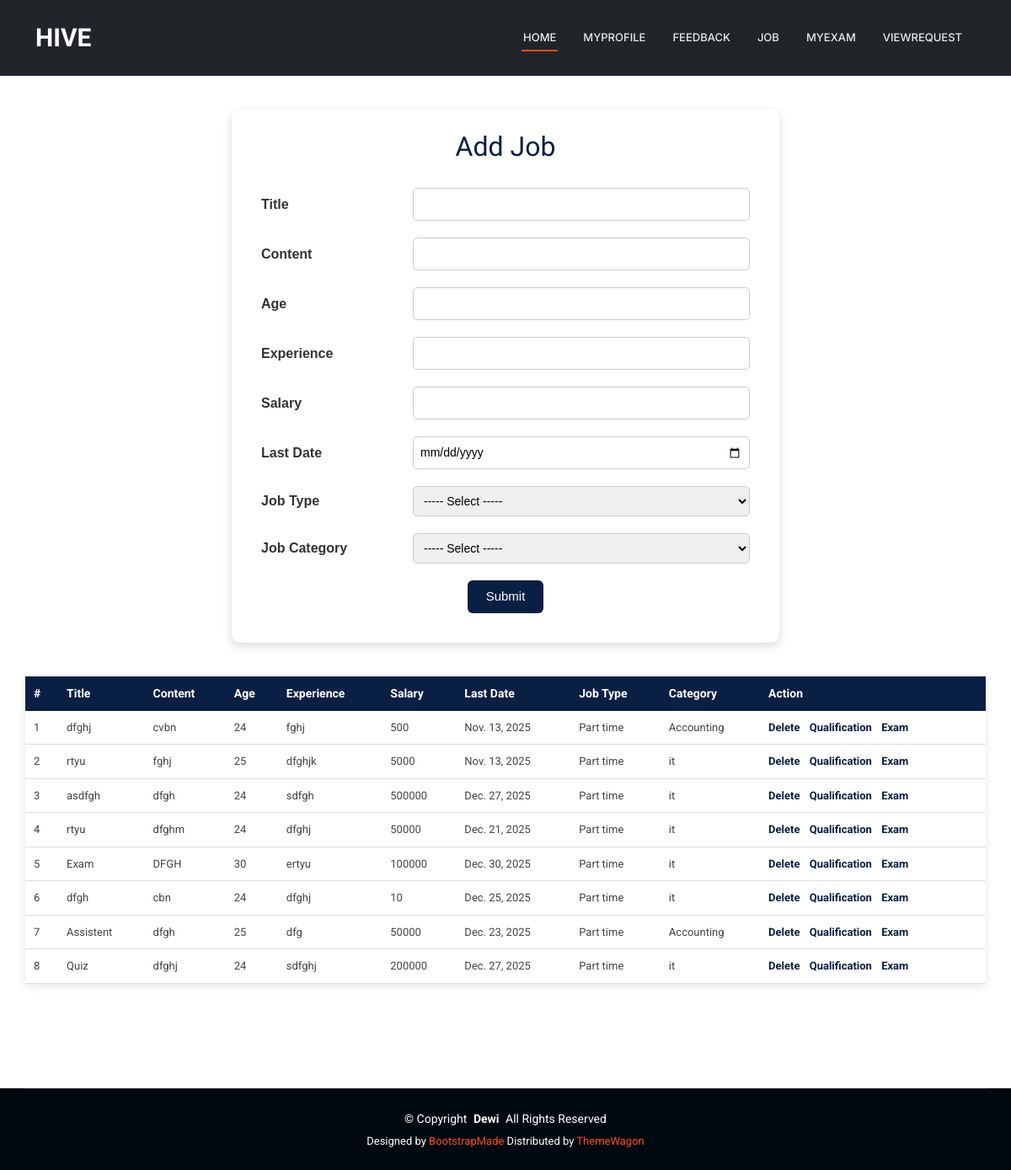
Screenshot of /JobProvider/Job/ (signed in) with the database file from the repository.
### JobProvider/models.py (models this page shows)
class tbl_job(models.Model):
    job_title=models.CharField(max_length=50)
    job_content=models.CharField(max_length=50)
    job_requriedage=models.CharField(max_length=50)
    job_experience=models.CharField(max_length=50)
    job_salary=models.CharField(max_length=50)
    job_lastdate=models.DateField()
    job_date=models.DateField(auto_now_add=True)
    job_status=models.IntegerField(default=0)
    jobprovider_id=models.ForeignKey(tbl_jobprovider,on_delete=models.CASCADE)
    jobcategory_id=models.ForeignKey(tbl_jobcategory,on_delete=models.CASCADE)
    jobtype_id=models.ForeignKey(tbl_jobtype,on_delete=models.CASCADE)

### Admin/models.py (models this page shows)
class tbl_jobtype(models.Model):
    jobtype_name=models.CharField(max_length=50)

class tbl_jobcategory(models.Model):
    jobcategory_name=models.CharField(max_length=50)

### JobProvider/views.py (the view)
# urls.py: path('Job/',views.Job,name="Job"),
def Job(request):
    jobdata = tbl_job.objects.all()
    jobtypedata = tbl_jobtype.objects.all()
    jobcategorydata = tbl_jobcategory.objects.all()
    jobproviderId = tbl_jobprovider.objects.get(id=request.session['jid'])
    if request.method == "POST":
        title=request.POST.get("txt_title")
        content=request.POST.get("txt_content")
        age=request.POST.get("txt_age")
        experience=request.POST.get("txt_experience")
        salary=request.POST.get("txt_salary")
        lastdate=request.POST.get("txt_date")
        jobtype = tbl_jobtype.objects.get(id=request.POST.get("sel_jobtype"))
        jobcategory = tbl_jobcategory.objects.get(id=request.POST.get("sel_category"))
        tbl_job.objects.create(job_title=title,job_content=content,job_requriedage=age,job_experience=experience,job_salary=salary,job_lastdate=lastdate,jobcategory_id=jobcategory,jobtype_id=jobtype,jobprovider_id=jobproviderId)
        return render(request,'JobProvider/Job.html',{'msg':'Job Added Successfully...'})
    else:
        return render(request,'JobProvider/Job.html',{'jobcategorydata':jobcategorydata,'jobtypedata':jobtypedata,'jobdata':jobdata})

### JobProvider/Templates/JobProvider/Job.html (shortened to what this page needs)
{% extends 'JobProvider/Header.html' %}
{% block content %}
<div class="jp-job-wrapper">
    <div class="jp-job-card">
        <h2>Add Job</h2>
        <form action="" method="POST">
            <table class="jp-job-form-table">
                <tr>
                    <td>Title</td>
                    <td><input type="text" name="txt_title" class="jp-job-input"></td>
                </tr>
                <tr>
                    <td>Content</td>
                    <td><input type="text" name="txt_content" class="jp-job-input"></td>
                </tr>
                <tr>
                    <td>Age</td>
                    <td><input type="text" name="txt_age" class="jp-job-input"></td>
                </tr>
                <tr>
                    <td>Experience</td>
                    <td><input type="text" name="txt_experience" class="jp-job-input"></td>
                </tr>
                <tr>
                    <td>Salary</td>
                    <td><input type="text" name="txt_salary" class="jp-job-input"></td>
                </tr>
                <tr>
                    <td>Last Date</td>
                    <td><input type="date" name="txt_date" class="jp-job-input"></td>
                </tr>
                <tr>
                    <td>Job Type</td>
                    <td>
                        <select name="sel_jobtype" class="jp-job-select">
                            <option value="">----- Select -----</option>
                        </select>
                    </td>
                </tr>
                <tr>
                    <td>Job Category</td>
                    <td>
                        <select name="sel_category" class="jp-job-select" required>
                            <option value="">----- Select -----</option>
                        </select>
                    </td>
                </tr>
                <tr>
                    <td colspan="2" align="center">
                        <input type="submit" value="Submit" class="jp-job-btn">
                    </td>
                </tr>
            </table>
        </form>
    </div>
</div>
<div class="jp-job-table-wrapper">
    <table class="jp-job-table">
        <tr>
            <th>#</th>
            <th>Title</th>
            <th>Content</th>
            <th>Age</th>
            <th>Experience</th>
            <th>Salary</th>
            <th>Last Date</th>
            <th>Job Type</th>
            <th>Category</th>
            <th>Action</th>
        </tr>
        {% for i in jobdata %}
        <tr>
            <td>{{ forloop.counter }}</td>
            <td>{{ i.job_title }}</td>
            <td>{{ i.job_content }}</td>
            <td>{{ i.job_requriedage }}</td>
            <td>{{ i.job_experience }}</td>
            <td>{{ i.job_salary }}</td>
            <td>{{ i.job_lastdate }}</td>
            <td>{{ i.jobtype_id.jobtype_name }}</td>
            <td>{{ i.jobcategory_id.jobcategory_name }}</td>
            <td class="jp-job-action">
                <a href="{% url 'JobProvider:DeleteJob' i.id %}">Delete</a>
                <a href="{% url 'JobProvider:JobQualification' i.id %}">Qualification</a>
                <a href="{% url 'JobProvider:examinationdetails' i.id %}">Exam</a>
            </td>
        </tr>
        {% endfor %}
    </table>
</div>
{% endblock %}

### Guest/static/Main/assets/css/main.css (style rules this page uses)
:root { --default-font: "Roboto", system-ui, -apple-system, "Segoe UI", Roboto, "Helvetica Neue", Arial, "Noto Sans", "Liberation Sans", sans-serif, "Apple Color Emoji", "Segoe UI Emoji", "Segoe UI Symbol", "Noto Color Emoji"; --heading-font: "Raleway", sans-serif; --nav-font: "Inter", sans-serif; }
:root { --background-color: #ffffff; --default-color: #444444; --heading-color: #273d4e; --accent-color: #ff4a17; --surface-color: #ffffff; --contrast-color: #ffffff; }
:root { --nav-color: #e5eaee; --nav-hover-color: #ff4a17; --nav-mobile-background-color: #ffffff; --nav-dropdown-background-color: #ffffff; --nav-dropdown-color: #444444; --nav-dropdown-hover-color: #ff4a17; }
:root { scroll-behavior: smooth; }
body { color: var(--default-color); background-color: var(--background-color); font-family: var(--default-font); }
a { color: var(--accent-color); text-decoration: none; transition: 0.3s; }
h1, h2, h3, h4, h5, h6 { color: var(--heading-color); font-family: var(--heading-font); }

### JobProvider/Templates/JobProvider/Job.html (style rules this page uses)
.jp-job-wrapper { width: 100%; display: flex; justify-content: center; margin-top: 30px; font-family: Arial, sans-serif; }
.jp-job-card { width: 650px; background-color: #ffffff; padding: 25px; border-radius: 10px; box-shadow: 0 4px 12px rgba(0,0,0,0.15); margin-bottom: 40px; }
.jp-job-card h2 { text-align: center; margin-bottom: 20px; color: #0a1f44; }
.jp-job-form-table { width: 100%; border-collapse: collapse; }
.jp-job-form-table td { padding: 10px; }
.jp-job-form-table td:first-child { width: 30%; font-weight: bold; color: #333; }
.jp-job-input, .jp-job-select { width: 100%; padding: 8px; border-radius: 5px; border: 1px solid #ccc; font-size: 14px; }
.jp-job-btn { background-color: #0a1f44; color: #fff; border: none; padding: 8px 22px; border-radius: 6px; cursor: pointer; font-size: 15px; transition: background-color 0.3s ease; }
.jp-job-table-wrapper { width: 95%; margin: auto; }
.jp-job-table { width: 100%; border-collapse: collapse; background-color: #ffffff; box-shadow: 0 3px 10px rgba(0,0,0,0.1); }
.jp-job-table th { background-color: #0a1f44; color: white; padding: 10px; font-size: 14px; }
.jp-job-table td { padding: 10px; border-bottom: 1px solid #ddd; font-size: 13px; vertical-align: top; }
.jp-job-action a { display: inline-block; text-decoration: none; color: #0a1f44; font-weight: bold; margin-right: 8px; font-size: 13px; }

### rows the page displays
tbl_job: job_title "dfghj", job_content "cvbn", job_requriedage "24", job_experience "fghj", job_salary "500", job_lastdate "Nov. 13, 2025", jobtype_id.jobtype_name "Part time", jobcategory_id.jobcategory_name "Accounting"
tbl_job: job_title "rtyu", job_content "fghj", job_requriedage "25", job_experience "dfghjk", job_salary "5000", job_lastdate "Nov. 13, 2025", jobtype_id.jobtype_name "Part time", jobcategory_id.jobcategory_name "it"
tbl_job: job_title "asdfgh", job_content "dfgh", job_requriedage "24", job_experience "sdfgh", job_salary "500000", job_lastdate "Dec. 27, 2025", jobtype_id.jobtype_name "Part time", jobcategory_id.jobcategory_name "it"
tbl_job: job_title "rtyu", job_content "dfghm", job_requriedage "24", job_experience "dfghj", job_salary "50000", job_lastdate "Dec. 21, 2025", jobtype_id.jobtype_name "Part time", jobcategory_id.jobcategory_name "it"
tbl_job: job_title "Exam", job_content "DFGH", job_requriedage "30", job_experience "ertyu", job_salary "100000", job_lastdate "Dec. 30, 2025", jobtype_id.jobtype_name "Part time", jobcategory_id.jobcategory_name "it"
tbl_job: job_title "dfgh", job_content "cbn", job_requriedage "24", job_experience "dfghj", job_salary "10", job_lastdate "Dec. 25, 2025", jobtype_id.jobtype_name "Part time", jobcategory_id.jobcategory_name "it"
tbl_job: job_title "Assistent", job_content "dfgh", job_requriedage "25", job_experience "dfg", job_salary "50000", job_lastdate "Dec. 23, 2025", jobtype_id.jobtype_name "Part time", jobcategory_id.jobcategory_name "Accounting"
tbl_job: job_title "Quiz", job_content "dfghj", job_requriedage "24", job_experience "sdfghj", job_salary "200000", job_lastdate "Dec. 27, 2025", jobtype_id.jobtype_name "Part time", jobcategory_id.jobcategory_name "it"
